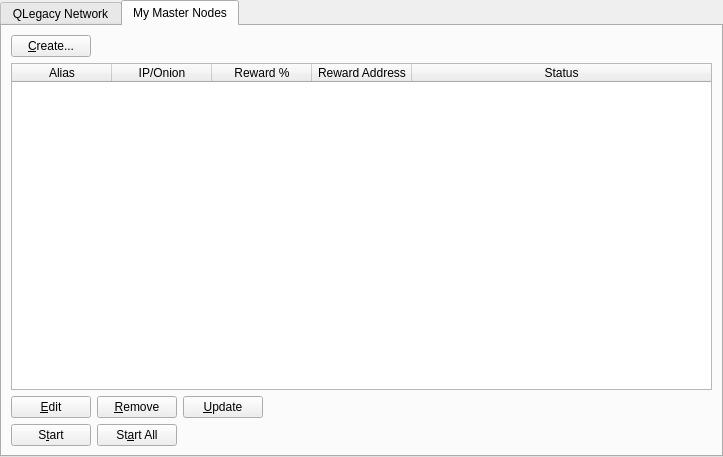
<?xml version="1.0" encoding="UTF-8"?>
<ui version="4.0">
 <class>MasternodeManager</class>
 <widget class="QWidget" name="MasternodeManager">
  <property name="geometry">
   <rect>
    <x>0</x>
    <y>0</y>
    <width>723</width>
    <height>457</height>
   </rect>
  </property>
  <property name="windowTitle">
   <string>Form</string>
  </property>
  <layout class="QVBoxLayout" name="topLayout">
   <property name="leftMargin">
    <number>0</number>
   </property>
   <property name="topMargin">
    <number>0</number>
   </property>
   <property name="rightMargin">
    <number>0</number>
   </property>
   <property name="bottomMargin">
    <number>0</number>
   </property>
   <item>
    <layout class="QVBoxLayout" name="verticalLayout">
     <property name="bottomMargin">
      <number>0</number>
     </property>
     <item>
      <widget class="QTabWidget" name="tabWidget">
       <property name="currentIndex">
        <number>1</number>
       </property>
       <widget class="QWidget" name="tab">
        <attribute name="title">
         <string>QLegacy Network</string>
        </attribute>
        <layout class="QGridLayout" name="gridLayout">
         <item row="1" column="0">
          <widget class="QTableWidget" name="tableWidgetMasternodes">
           <property name="editTriggers">
            <set>QAbstractItemView::NoEditTriggers</set>
           </property>
           <property name="alternatingRowColors">
            <bool>true</bool>
           </property>
           <property name="selectionBehavior">
            <enum>QAbstractItemView::SelectRows</enum>
           </property>
           <property name="sortingEnabled">
            <bool>true</bool>
           </property>
           <attribute name="horizontalHeaderStretchLastSection">
            <bool>true</bool>
           </attribute>
           <column>
            <property name="text">
             <string>Address</string>
            </property>
           </column>
           <column>
            <property name="text">
             <string>Protocol</string>
            </property>
           </column>
           <column>
            <property name="text">
             <string>Active</string>
            </property>
           </column>
           <column>
            <property name="text">
             <string>Active (secs)</string>
            </property>
           </column>
           <column>
            <property name="text">
             <string>Last Seen</string>
            </property>
           </column>
           <column>
            <property name="text">
             <string>Pubkey</string>
            </property>
           </column>
          </widget>
         </item>
         <item row="0" column="0">
          <layout class="QHBoxLayout" name="horizontalLayout_3">
           <property name="bottomMargin">
            <number>0</number>
           </property>
           <item>
            <widget class="QLabel" name="label_2">
             <property name="text">
              <string>QLegacy Node Count:</string>
             </property>
            </widget>
           </item>
           <item>
            <widget class="QLabel" name="countLabel">
             <property name="text">
              <string>0</string>
             </property>
            </widget>
           </item>
           <item>
            <spacer name="horizontalSpacer_3">
             <property name="orientation">
              <enum>Qt::Horizontal</enum>
             </property>
             <property name="sizeHint" stdset="0">
              <size>
               <width>40</width>
               <height>20</height>
              </size>
             </property>
            </spacer>
           </item>
          </layout>
         </item>
        </layout>
       </widget>
       <widget class="QWidget" name="tab_2">
        <attribute name="title">
         <string>My Master Nodes</string>
        </attribute>
        <layout class="QGridLayout" name="gridLayout_2">
         <item row="0" column="0">
          <layout class="QVBoxLayout" name="verticalLayout_2">
           <property name="bottomMargin">
            <number>0</number>
           </property>
           <item>
            <layout class="QHBoxLayout" name="horizontalLayout">
             <item>
              <widget class="QPushButton" name="createButton">
               <property name="text">
                <string>&amp;Create...</string>
               </property>
              </widget>
             </item>
             <item>
              <spacer name="horizontalSpacer">
               <property name="orientation">
                <enum>Qt::Horizontal</enum>
               </property>
               <property name="sizeHint" stdset="0">
                <size>
                 <width>40</width>
                 <height>20</height>
                </size>
               </property>
              </spacer>
             </item>
            </layout>
           </item>
           <item>
            <widget class="QTableWidget" name="tableWidget_2">
             <property name="minimumSize">
              <size>
               <width>695</width>
               <height>0</height>
              </size>
             </property>
             <property name="editTriggers">
              <set>QAbstractItemView::NoEditTriggers</set>
             </property>
             <property name="alternatingRowColors">
              <bool>true</bool>
             </property>
             <property name="selectionMode">
              <enum>QAbstractItemView::SingleSelection</enum>
             </property>
             <property name="selectionBehavior">
              <enum>QAbstractItemView::SelectRows</enum>
             </property>
             <attribute name="horizontalHeaderStretchLastSection">
              <bool>true</bool>
             </attribute>
             <column>
              <property name="text">
               <string>Alias</string>
              </property>
             </column>
             <column>
              <property name="text">
               <string>IP/Onion</string>
              </property>
             </column>
             <column>
              <property name="text">
               <string>Reward %</string>
              </property>
             </column>
             <column>
              <property name="text">
               <string>Reward Address</string>
              </property>
             </column>
             <column>
              <property name="text">
               <string>Status</string>
              </property>
             </column>
            </widget>
           </item>
           <item>
            <layout class="QHBoxLayout" name="horizontalLayout_2">
             <property name="bottomMargin">
              <number>0</number>
             </property>
             <item>
              <widget class="QPushButton" name="editButton">
               <property name="text">
                <string>&amp;Edit</string>
               </property>
              </widget>
             </item>
             <item>
              <widget class="QPushButton" name="removeButton">
               <property name="text">
                <string>&amp;Remove</string>
               </property>
              </widget>
             </item>
             <item>
              <widget class="QPushButton" name="UpdateButton">
               <property name="text">
                <string>&amp;Update</string>
               </property>
              </widget>
             </item>
             <item>
              <spacer name="horizontalSpacer_2">
               <property name="orientation">
                <enum>Qt::Horizontal</enum>
               </property>
               <property name="sizeHint" stdset="0">
                <size>
                 <width>40</width>
                 <height>20</height>
                </size>
               </property>
              </spacer>
             </item>
            </layout>
           </item>
           <item>
            <layout class="QHBoxLayout" name="horizontalLayout_4">
             <property name="bottomMargin">
              <number>0</number>
             </property>
            </layout>
           </item>
           <item>
            <layout class="QHBoxLayout" name="horizontalLayout_5">
             <property name="bottomMargin">
              <number>0</number>
             </property>
             <item>
              <widget class="QPushButton" name="startButton">
               <property name="text">
                <string>S&amp;tart</string>
               </property>
              </widget>
             </item>
             <item>
              <widget class="QPushButton" name="startAllButton">
               <property name="text">
                <string>St&amp;art All</string>
               </property>
              </widget>
             </item>
             <item>
              <spacer name="horizontalSpacer_5">
               <property name="orientation">
                <enum>Qt::Horizontal</enum>
               </property>
               <property name="sizeHint" stdset="0">
                <size>
                 <width>40</width>
                 <height>20</height>
                </size>
               </property>
              </spacer>
             </item>
            </layout>
           </item>
          </layout>
         </item>
        </layout>
       </widget>
      </widget>
     </item>
    </layout>
   </item>
  </layout>
 </widget>
 <resources/>
 <connections/>
</ui>
